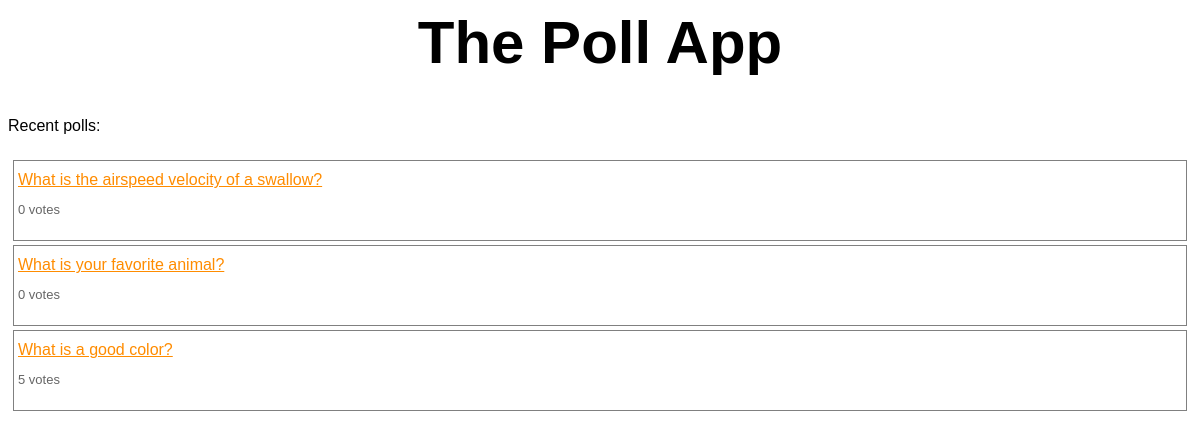
The app's page /, older data.
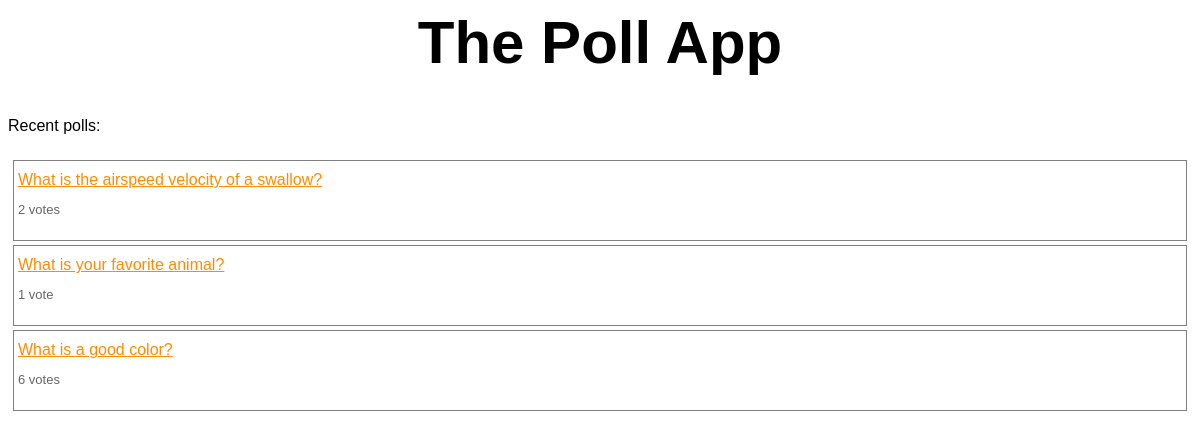
The same page, newer data.
### polls/models.py (models this page shows, shortened)
class Poll(models.Model):
    question = models.CharField(max_length = 200)
    pub_date = models.DateTimeField('Date published')
    def total_votes(self):
        return sum([choice.votes for choice in self.choice_set.all()])

class Choice(models.Model):
    poll = models.ForeignKey(Poll)
    choice_text = models.CharField(max_length = 200)
    votes = models.IntegerField(default = 0)

### polls/views.py (the view)
# urls.py: url(r'^$', views.IndexView.as_view(), name="index"),
class IndexView(generic.ListView):
    template_name = "polls/index.html"
    context_object_name = "latest_polls"
    def get_queryset(self):
        return Poll.objects.filter(pub_date__lte=timezone.now()).order_by("-pub_date")[:5]

### polls/templates/polls/index.html
{% load staticfiles %}
<link rel="stylesheet" type="text/css" href="{% static 'polls/index.css' %}"/>
<h1>The Poll App</h1>
<p id="recent-polls-label">Recent polls:</p>
{% if latest_polls %}
    <ul id="poll-list">
    {% for poll in latest_polls %}
        <li>
            <a href="{% url 'polls:detail' poll.id %}">{{ poll.question }}</a>
            <p>{{ poll.total_votes }} vote{{ poll.total_votes|pluralize }}</p>
        </li>
    {% endfor %}
    </ul>
{% else %}
    <p id="no-polls-available">Sorry! No polls are available.</p>
{% endif %}

Row changes from the older to the newer data that the page shows:
changed through a linked row, Poll "What is the airspeed velocity of a swallow?": total_votes "0" → "2"
changed through a linked row, Poll "What is your favorite animal?": total_votes "0" → "1"
changed through a linked row, Poll "What is a good color?": total_votes "5" → "6"
